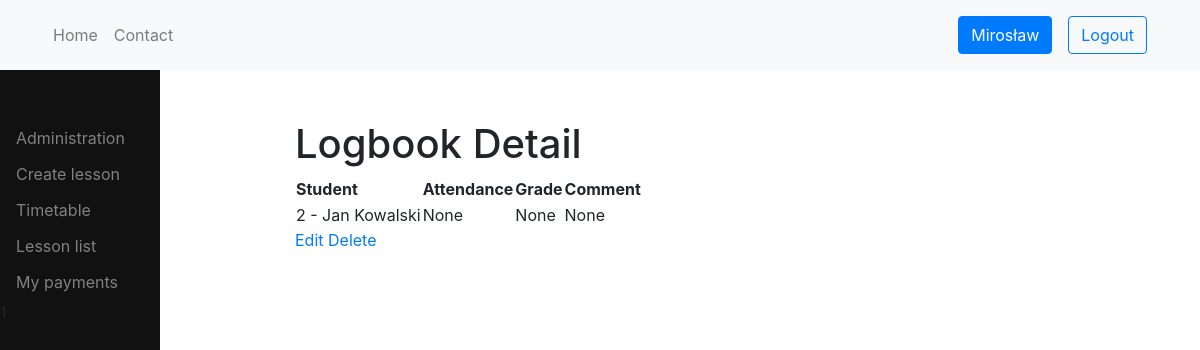
The app's page /logbook/28/ (signed in) with its own data.
### users/models.py (models this page shows, shortened)
class User(AbstractUser):
    username = None
    email = models.EmailField(_('email address'), unique=True)
    phone = models.CharField(blank=True, null=True, max_length=16, help_text='Contact phone number')
    address = models.TextField('address', max_length=255, blank=True, null=True)
    date_of_birth = models.DateField(null=True, blank=True)
    USERNAME_FIELD = 'email'
    REQUIRED_FIELDS = []
    objects = CustomUserManager()
    def __str__(self):
        return f'{self.id} - {self.first_name} {self.last_name}'

class Student(models.Model):
    user = models.OneToOneField(User, on_delete=models.CASCADE)
    enrollment_date = models.DateField()
    def __str__(self):
        return f'{self.user}'

### logbook/models.py (models this page shows, shortened)
class Logbook(models.Model):
    student = models.ForeignKey(Student, related_name='logbook', on_delete=models.CASCADE)
    subject = models.ForeignKey(Subject, related_name='logbook', on_delete=models.CASCADE, default=None)
    lesson = models.ForeignKey(Lesson, related_name='logbook', on_delete=models.CASCADE, default=None)
    grade = models.CharField(max_length=20, default=None, blank=True, null=True)
    comment = models.TextField(default=None, blank=True, null=True)
    PRESENT = "P"
    ABSENT = "A"
    EXCUSED = "E"
    STATUS_CHOICES = [
        (PRESENT, "Present"),
        (ABSENT, "Absent"),
        (EXCUSED, "Excused"),
    ]
    attendance = models.CharField(max_length=1, choices=STATUS_CHOICES, default=None, blank=True, null=True)

### logbook/views.py (the view, shortened to what this page needs)
# urls.py: path('<int:id>/', views.LogbookDetailView.as_view(), name='logbook-detail'),
class LogbookDetailView(UserPassesTestMixin, DetailView):
    model = Logbook
    template_name = 'logbook_detail.html'
    def get_object(self):
        id_ = self.kwargs.get("id")
        return get_object_or_404(Logbook, id=id_)
    def get_context_data(self, **kwargs):
        context = super().get_context_data(**kwargs)
        return context
    def test_func(self):
        return self.request.user.has_perm('logbook.view_logbook')

### logbook/templatetags/auth_extras.py (called while the page is built)
@register.filter(name='has_group')
def has_group(user, group_name):
    group = Group.objects.get(name=group_name)
    return True if group in user.groups.all() else False

### logbook/templates/logbook_detail.html
{% extends 'base.html' %}
{% block content %}
    <h1>Logbook Detail</h1>
    <table>
        <thead>
            <tr>
                <th>Student</th>
                <th>Attendance</th>
                <th>Grade</th>
                <th>Comment</th>
            </tr>
        </thead>
        <tbody>
            <tr>
                <td>{{ logbook.student }}</td>
                <td>{{ logbook.attendance }}</td>
                <td>{{ logbook.grade }}</td>
                <td>{{ logbook.comment }}</td>
            </tr>
        </tbody>
    </table>
    <a href="{% url 'logbook:logbook-update' logbook.id %}">Edit</a>
    <a href="{% url 'logbook:logbook-delete' logbook.id %}">Delete</a>
{% endblock %}

### templates/topnav.html
{% load static %}
<nav class="navbar navbar-expand-lg navbar-light bg-light">
  <div class="container">
      <ul class="navbar-nav me-auto mb-2 mb-lg-0">
        <li class="nav-item">
          <a class="nav-link" href="{% url 'home' %}">Home</a>
        </li>
        <li class="nav-item">
          <a class="nav-link" href="{% url 'contact' %}">Contact</a>
        </li>
      </ul>
    {% if request.user.is_authenticated %}
      <div class="d-flex align-items-center">
        <a class="btn btn-primary m-2" href="{% url 'users:view' user_id=request.user.id %}">{{ request.user.first_name }}</a>
        <a class="btn btn-outline-primary m-2" href="{% url 'users:logout' %}">Logout</a>
      </div>
    {% else %}
      <div class="d-flex align-items-center">
        <a class="btn btn-primary m-2" href="{% url 'users:login' %}">Login</a>
        <a class="btn btn-outline-primary m-2" href="{% url 'users:register' %}">Register</a>
      </div>
      {% endif %}
    </div>
</nav>

### records on screen
User: user.first_name "Mirosław"
Logbook: student "2 - Jan Kowalski", attendance "None", grade "None", comment "None"
